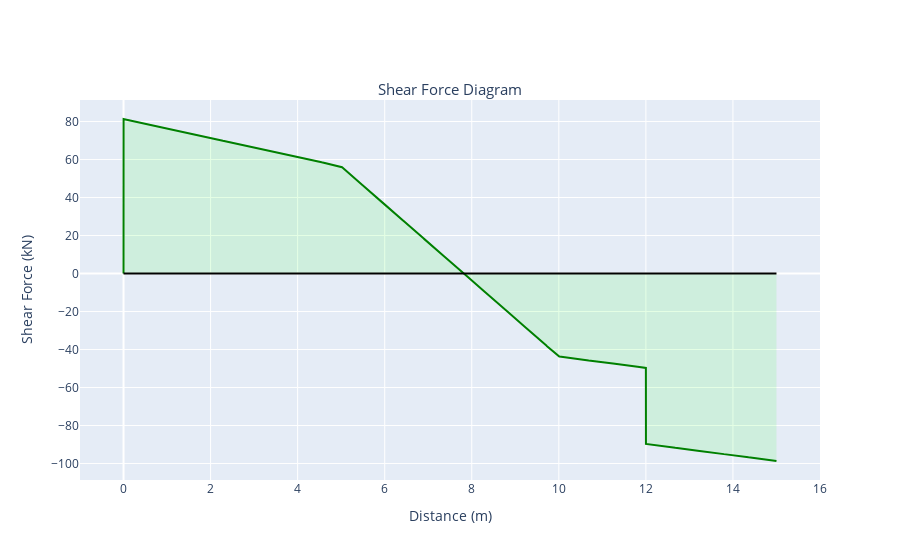

The notebook cell this image was saved under:
### Code cell
#Define the layout object
layout = go.Layout(
    title={
        'text': "Shear Force Diagram",
        'y':0.85,
        'x':0.5,
        'xanchor': 'center',
        'yanchor': 'top'},
    titlefont=dict(size=15),
    yaxis = dict(
        title='Shear Force (kN)',
    ),
    xaxis = dict(
        title='Distance (m)',       
        range=[-1, span+1]
    ),
    showlegend=False,        
)

#Define the shear force trace
line = go.Scatter(
    x = X,
    y = sum(shearForce),
    mode='lines',
    name='Shear Force',
    fill='tonexty',
    line_color='green',
    fillcolor='rgba(0, 255, 0, 0.1)'
)

#Define a horizontal line to represent the structure
axis = go.Scatter(
    x = [0, span],
    y = [0,0],
    mode='lines',
    line_color='black'
)

#Generate and view the figure
fig = go.Figure(data=[line, axis], layout=layout)

py.offline.iplot(fig)

### Figure 1 — Plotly figure (JSON) as saved in the notebook; plotly's stock layout.template omitted (floating-point values rounded to 4 significant figures; data arrays with more than 128 entries replaced by an {"elided": "..."} marker saying what was removed)
{"data": [{"fill": "tonexty", "fillcolor": "rgba(0, 255, 0, 0.1)", "line": {"color": "green"}, "mode": "lines", "name": "Shear Force", "type": "scatter", "x": {"elided": "10001 float values"}, "y": {"elided": "10001 float values"}}, {"line": {"color": "black"}, "mode": "lines", "type": "scatter", "x": [0, 15], "y": [0, 0]}], "layout": {"showlegend": false, "title": {"font": {"size": 15}, "text": "Shear Force Diagram", "x": 0.5, "xanchor": "center", "y": 0.85, "yanchor": "top"}, "xaxis": {"range": [-1, 16], "title": {"text": "Distance (m)"}}, "yaxis": {"title": {"text": "Shear Force (kN)"}}}}
